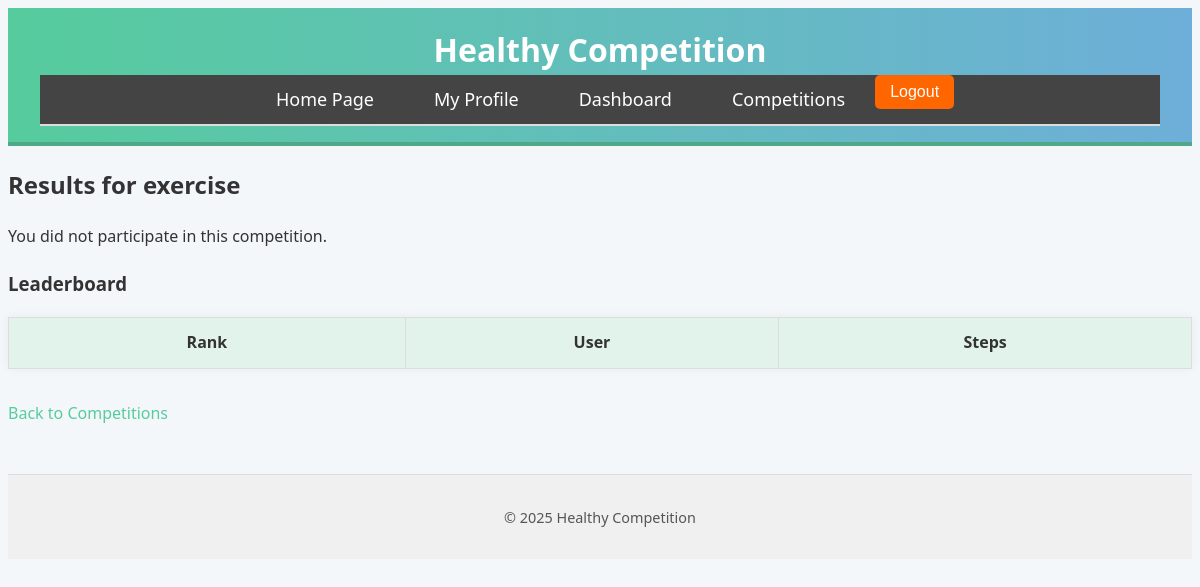
Before: /competition/7/results/ (signed in) with the older database file.
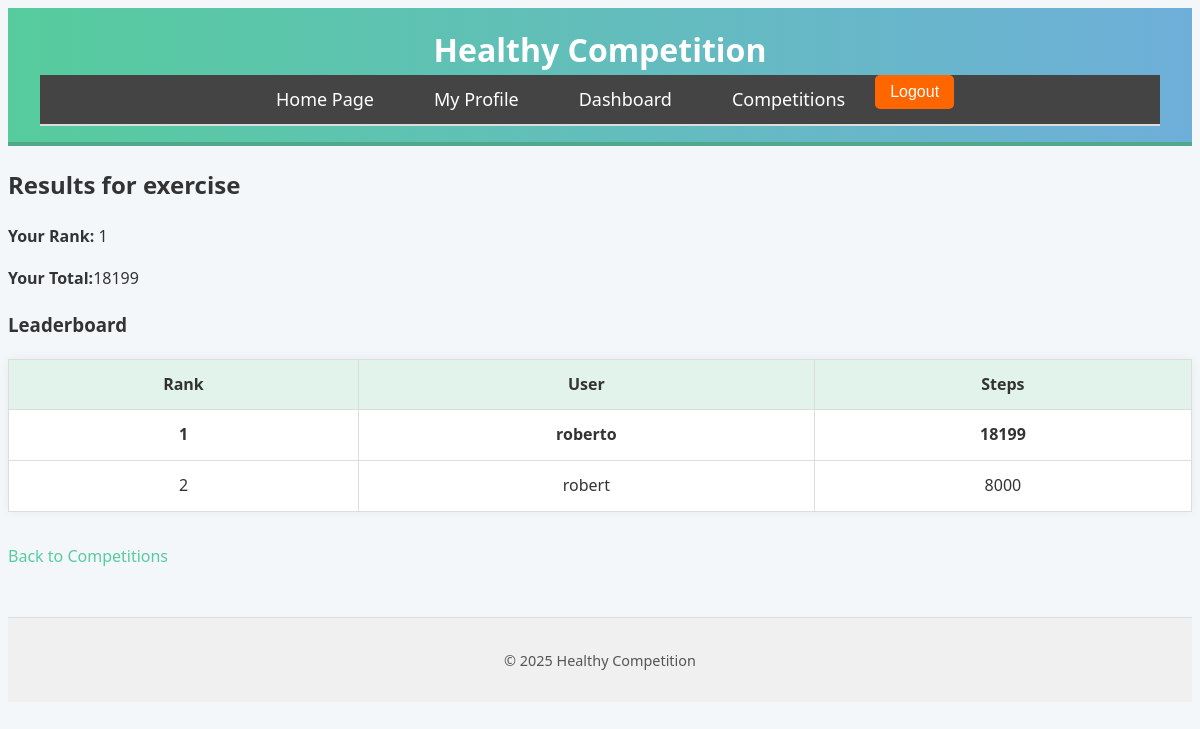
After: the same page with the newer database file.
### src/models.py (models this page shows, shortened)
class CompetitionParticipant(models.Model):
    user = models.ForeignKey(User, on_delete=models.CASCADE)
    competition = models.ForeignKey(Competition, on_delete=models.CASCADE)
    steps = models.PositiveIntegerField(default=0)
    joined_at = models.DateTimeField(auto_now_add=True)
    class Meta:
        unique_together = ('user', 'competition')  #This prevents duplicates

### src/views.py (the view)
# urls.py: path('competition/<int:competition_id>/results/', views.competition_results, name='competition_results'),
@login_required
def competition_results(request, competition_id):
    competition = get_object_or_404(Competition, id=competition_id)
    participants = CompetitionParticipant.objects.filter(
        competition=competition
    ).order_by('-steps')
    leaderboard = list(participants)
    user_participant = participants.filter(user=request.user).first()
    user_rank = None
    if user_participant:
        for index, participant in enumerate(leaderboard):
            if participant.user == request.user:
                user_rank = index + 1
                break
    return render(request, 'competition_results.html', {
        'competition': competition,
        'leaderboard': leaderboard,
        'user_participant': user_participant,
        'user_rank': user_rank
    })

### src/templates/competition_results.html
{% extends 'base.html' %}
{% block content %}
  <h2>Results for {{ competition.name }}</h2>
  {% if user_participant %}
    <p><strong>Your Rank:</strong> {{ user_rank }}</p>
    <p><strong>Your Total:</strong>{{ user_participant.steps }} </p>
  {% else %}
    <p>You did not participate in this competition.</p>
  {% endif %}
  <h3>Leaderboard</h3>
  <table>
    <tr>
      <th>Rank</th>
      <th>User</th>
      <th> Steps </th>
    </tr>
    {% for participant in leaderboard %}
      <tr {% if participant.user == user %}style="font-weight: bold;"{% endif %}>
        <td>{{ forloop.counter }}</td>
        <td>{{ participant.user.username }}</td>
        <td>{{ participant.steps}}
        </td>
      </tr>
    {% endfor %}
  </table>
  <a href="{% url 'competition_list' %}">Back to Competitions</a>
{% endblock %}

Changed rows visible on the page:
added CompetitionParticipant: steps "18199", user.username "roberto"
added CompetitionParticipant: user.username "robert", steps "8000"
Other visible differences:
{{ user_rank }}: (not shown) → "1"
text no longer shown: "You did not participate in this competition."
text now shown: "Your Rank: Your Total:"
